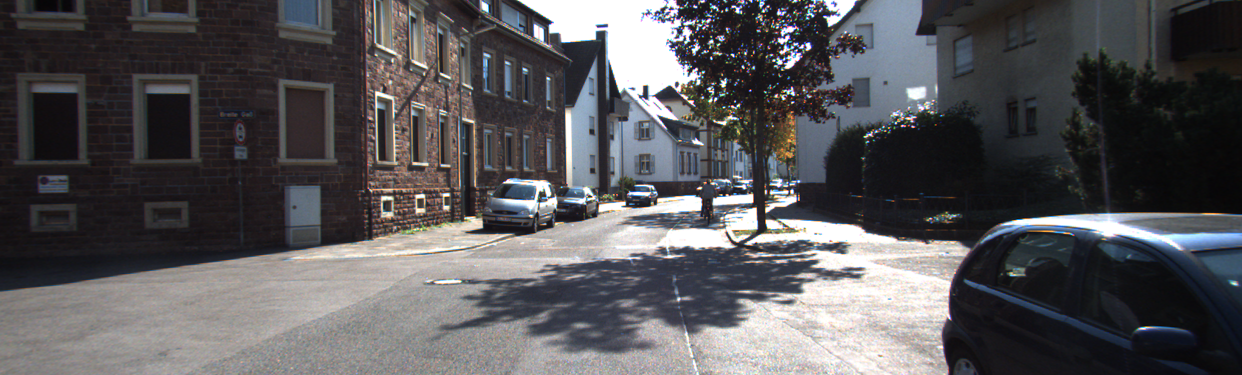
#> input picture 16_Project_VehicleDetectionandTracking/scene_3.png, 1242 x 375 px
$ python 16_15_ExploreColor_Spaces.py   (older library calls are emulated)
#> lines starting #> are read from the running program, lines starting #| are printed output that depends on the picture
import cv2
import numpy as np
import matplotlib.pyplot as plt
from mpl_toolkits.mplot3d import Axes3D


def plot3d(pixels, colors_rgb, axis_title, axis_labels=list("RGB"), axis_limits=((0, 255), (0, 255), (0, 255))):
    """Plot pixels in 3D."""

    # Create figure and 3D axes
    fig = plt.figure(figsize=(8, 8))
    # ax = Axes3D(fig)  # UserWarning
    ax = fig.add_subplot(1, 1, 1, projection='3d')

    # Set axis limits
    ax.set_xlim(*axis_limits[0])
    ax.set_ylim(*axis_limits[1])
    ax.set_zlim(*axis_limits[2])

    # Set axis labels and sizes
    ax.tick_params(axis='both', which='major', labelsize=14, pad=8)
    ax.set_xlabel(axis_labels[0], fontsize=16, labelpad=16)
    ax.set_ylabel(axis_labels[1], fontsize=16, labelpad=16)
    ax.set_zlabel(axis_labels[2], fontsize=16, labelpad=16)
    ax.set_title(axis_title)

    # Plot pixel values with colors given in colors_rgb
    ax.scatter(
        pixels[:, :, 0].ravel(),
        pixels[:, :, 1].ravel(),
        pixels[:, :, 2].ravel(),
        # c=colors_rgb.reshape((-1, 3)), edgecolors='none'
        c=colors_rgb.reshape((-1, 3)), edgecolors='face'
    )

    # Return Axes3D object for further manipulation
    return ax


# Read a color image
# img_name = "bbox-example-image"
img_name = "scene_3"
img = cv2.imread(img_name + '.png')
#> img is the input picture: shape (375, 1242, 3); mean B, G, R 89, 86.4, 87.6

# Select a small fraction of pixels to plot by sub-sampling it
scale = max(img.shape[0], img.shape[1], 64) / 64  # at most 64 rows and columns
#> scale = 19.41
img_small = cv2.resize(img, (np.int(img.shape[1] / scale), np.int(img.shape[0] / scale)), interpolation=cv2.INTER_NEAREST)

# Convert sub-sampled image to desired color space(s)
img_small_RGB = cv2.cvtColor(img_small, cv2.COLOR_BGR2RGB)  # OpenCV uses BGR, matplotlib likes RGB
img_small_HSV = cv2.cvtColor(img_small, cv2.COLOR_BGR2HSV)
img_small_LUV = cv2.cvtColor(img_small, cv2.COLOR_BGR2LUV)
img_small_rgb = img_small_RGB / 255.  # scaled to [0, 1], only for plotting

# Plot and Show
plot3d(img_small_RGB, img_small_rgb, img_name + '_RGB')
plt.savefig(img_name + '_RGB')
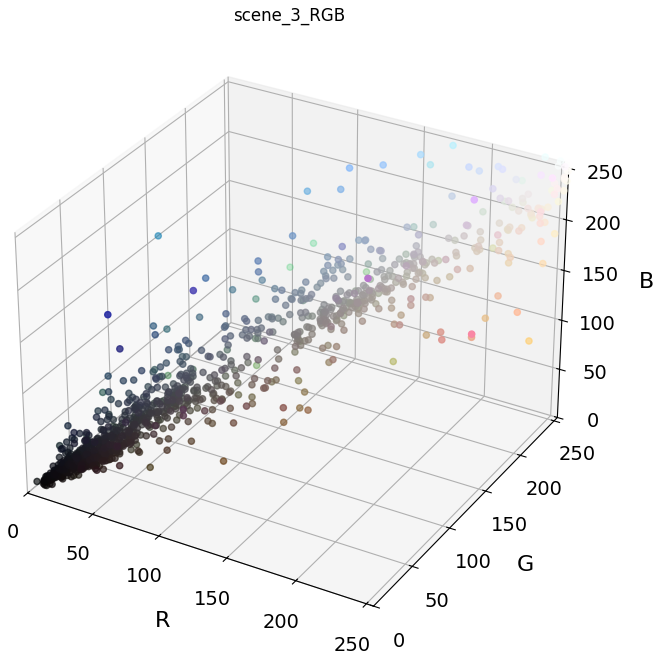
#> figure drawn by matplotlib, 1 panel
plt.show()


plot3d(img_small_HSV, img_small_rgb, img_name + '_HSV', axis_labels=list("HSV"))
plt.savefig(img_name + '_HSV')
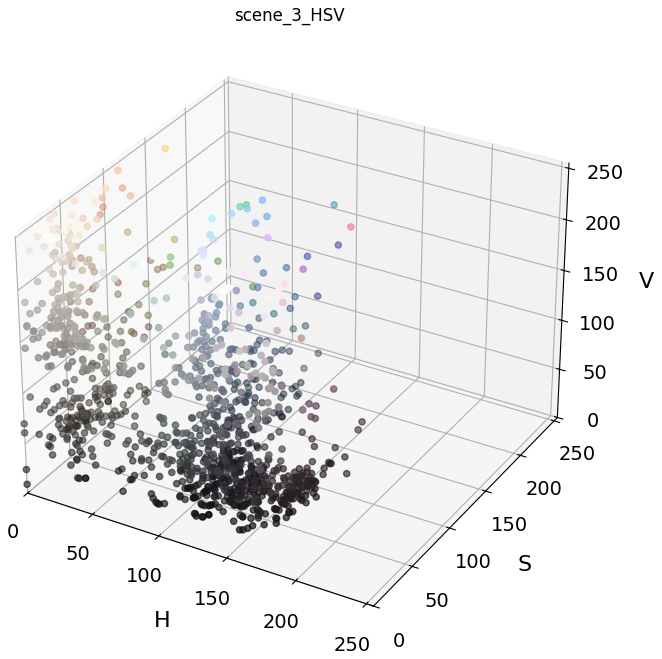
#> figure drawn by matplotlib, 1 panel
plt.show()

plot3d(img_small_LUV, img_small_rgb, img_name + '_LUV', axis_labels=list("LUV"))
plt.savefig(img_name + '_LUV')
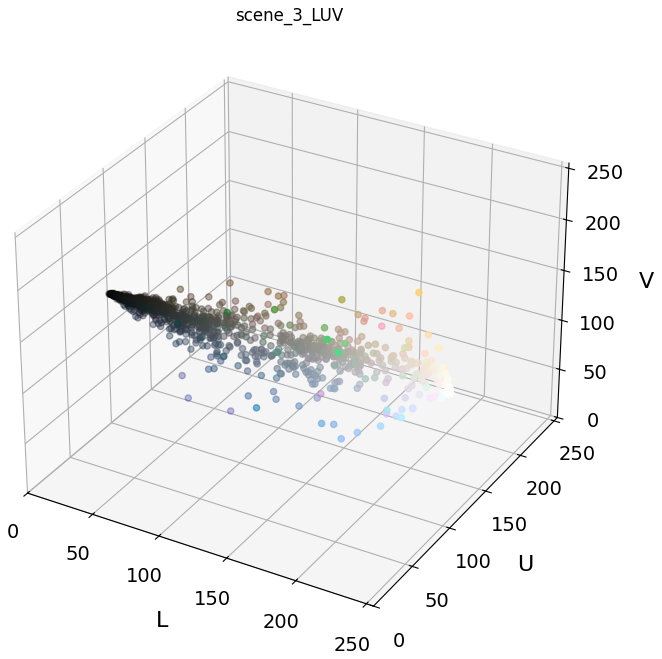
#> figure drawn by matplotlib, 1 panel
plt.show()

$ run again, with 16_Project_VehicleDetectionandTracking/scene_1.png copied over 16_Project_VehicleDetectionandTracking/scene_3.png
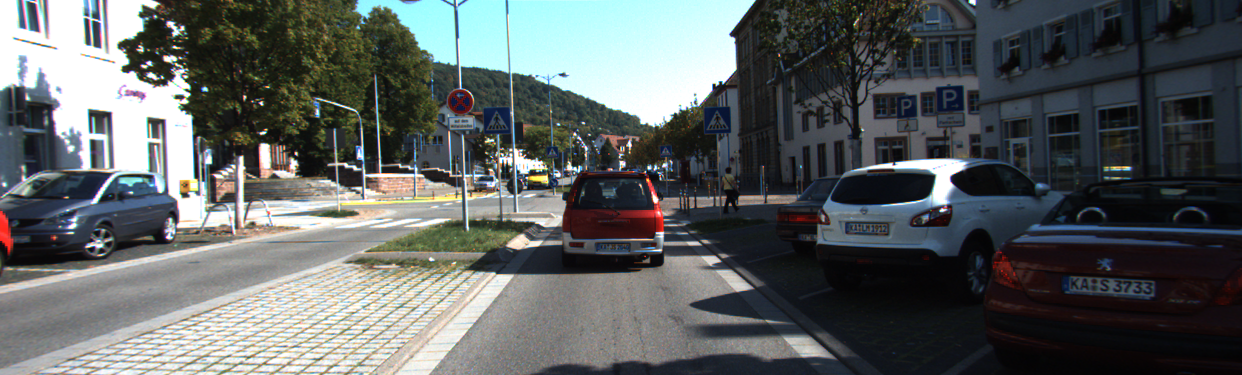
#> input picture 16_Project_VehicleDetectionandTracking/scene_1.png, 1242 x 375 px
#> img is the input picture: shape (375, 1242, 3); mean B, G, R 96.5, 96.6, 91.8
#> `plt.savefig(img_name + '_HSV')`:
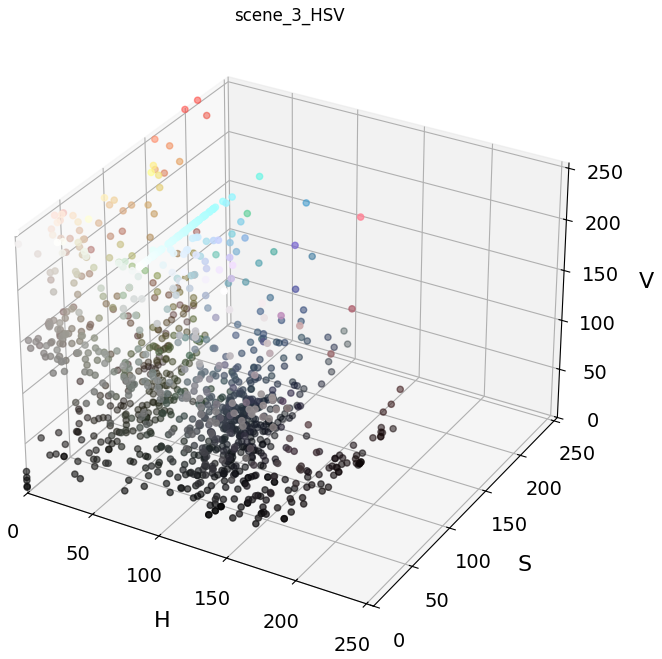
#> figure drawn by matplotlib, 1 panel
#> `plt.savefig(img_name + '_LUV')`:
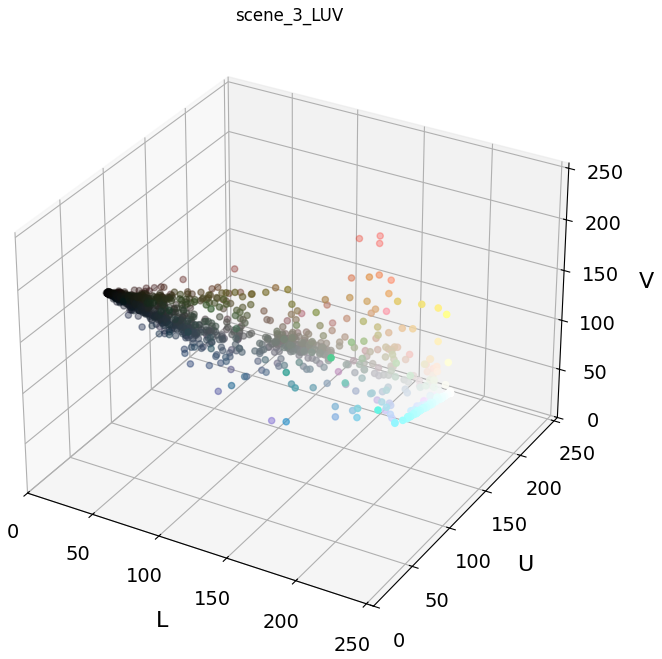
#> figure drawn by matplotlib, 1 panel

$ run again, with 16_Project_VehicleDetectionandTracking/scene_2.png copied over 16_Project_VehicleDetectionandTracking/scene_3.png
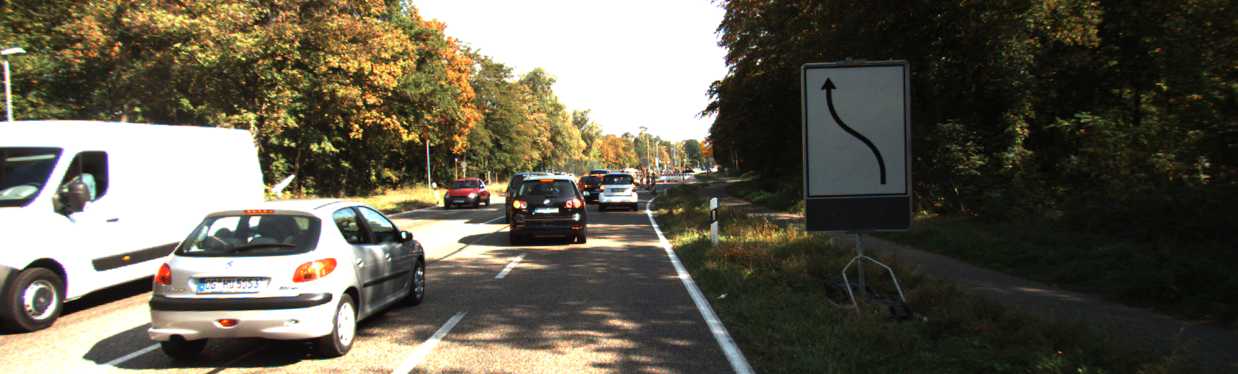
#> input picture 16_Project_VehicleDetectionandTracking/scene_2.png, 1238 x 374 px
#> img is the input picture: shape (374, 1238, 3); mean B, G, R 80.8, 94.7, 99
#> `plt.savefig(img_name + '_HSV')`:
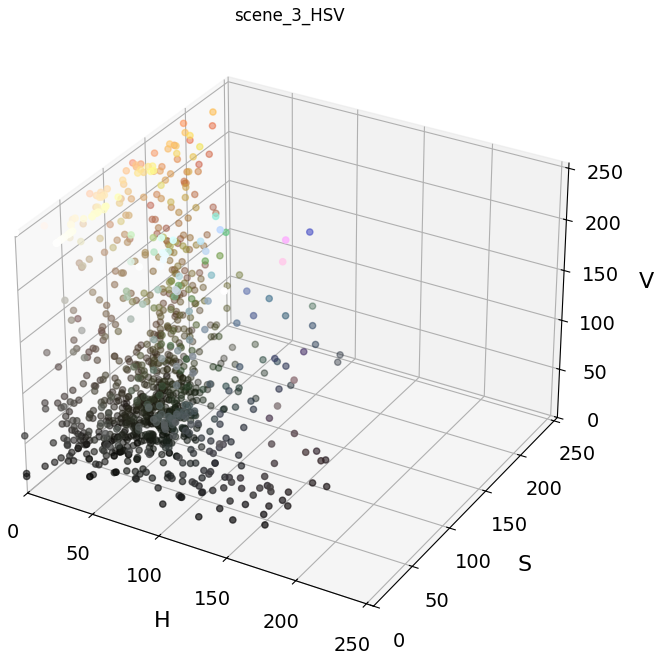
#> figure drawn by matplotlib, 1 panel
#> `plt.savefig(img_name + '_LUV')`:
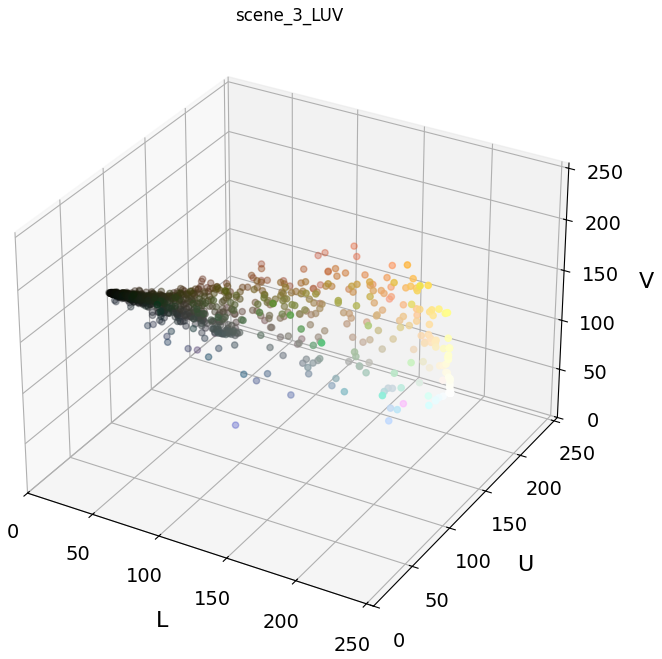
#> figure drawn by matplotlib, 1 panel
